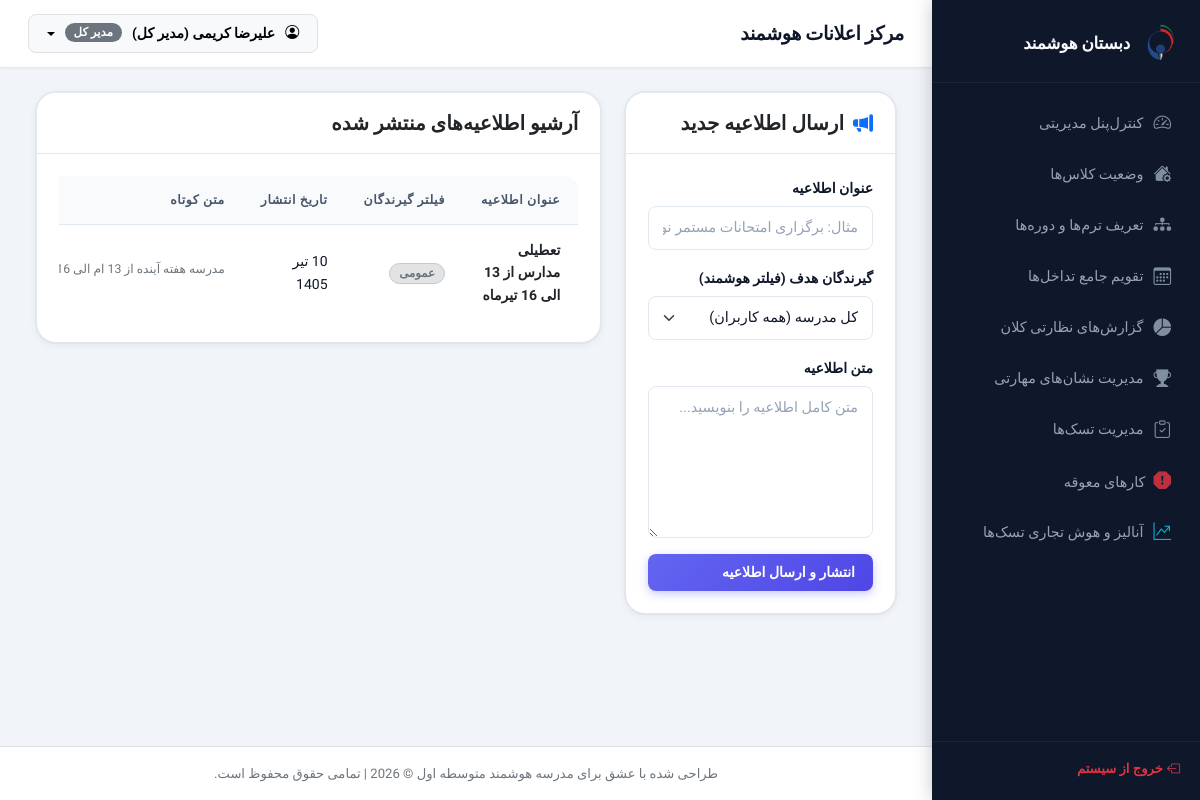
Screenshot of /operator/announcements.php (signed in) with the database file from the repository.
### tables this page shows
CREATE TABLE `announcements` (
  `id` int(11) NOT NULL,
  `title` varchar(255) NOT NULL,
  `content` text NOT NULL,
  `target_role` varchar(50) DEFAULT 'all',
  `created_at` timestamp NOT NULL DEFAULT current_timestamp()
);

### config/helpers.php (called while the page is built, shortened)
<?php
function to_shamsi($gregorian_date_str) {
    $timestamp = strtotime($gregorian_date_str);
    $months = [
        1 => "فروردین", 2 => "اردیبهشت", 3 => "خرداد", 4 => "تیر", 5 => "مرداد", 6 => "شهریور",
        7 => "مهر", 8 => "آبان", 9 => "آذر", 10 => "دی", 11 => "بهمن", 12 => "اسفند"
    ];
    $gy = date('Y', $timestamp);
    $gm = date('n', $timestamp);
    $gd = date('j', $timestamp);
    $jalali = gregorian_to_jalali_array($gy, $gm, $gd);
    return $jalali['d'] . ' ' . $months[$jalali['m']] . ' ' . $jalali['y'];
}
function gregorian_to_jalali_array($gy, $gm, $gd) {
    $g_d_m = [0, 31, 59, 90, 120, 151, 181, 212, 243, 273, 304, 334];
    $gy = (int)$gy;
    $gm = (int)$gm;
    $gd = (int)$gd;
    if ($gy > 1600) {
        $jy = 979;
        $gy -= 1600;
    } else {
        $jy = 0;
        $gy -= 621;
    }
    $gy2 = ($gm > 2) ? ($gy + 1) : $gy;
    $days = (365 * $gy) + (int)(($gy2 + 3) / 4) - (int)(($gy2 + 99) / 100) + (int)(($gy2 + 399) / 400) - 80 + $gd + $g_d_m[$gm - 1];
    $jy += 33 * (int)($days / 12053);
    $days %= 12053;
    $jy += 4 * (int)($days / 1461);
    $days %= 1461;
    $jy += (int)(($days - 1) / 365);
    if ($days > 365) {
        $days = ($days - 1) % 365;
    }
    if ($days < 186) {
        $jm = 1 + (int)($days / 31);
        $jd = 1 + ($days % 31);
    } else {
        $jm = 7 + (int)(($days - 186) / 30);
        $jd = 1 + (($days - 186) % 30);
    }
    return ['y' => $jy, 'm' => $jm, 'd' => $jd];
}
?>

### operator/announcements.php (the view, shortened to what this page needs)
<?php
require_once '../includes/header.php';
try {
    $announcements = $pdo->query("SELECT * FROM announcements ORDER BY created_at DESC")->fetchAll();
} catch (PDOException $e) {
    die("خطا در بارگذاری اطلاعیه‌ها: " . $e->getMessage());
}
?>
<div class="container-fluid">
    <div class="row g-4">
        <div class="col-lg-4">
            <div class="card border-0 shadow-sm rounded-3">
                <div class="card-header bg-white py-3">
                    <h5 class="fw-bold mb-0"><i class="bi bi-megaphone-fill text-primary me-1"></i> ارسال اطلاعیه جدید</h5>
                </div>
                <div class="card-body">
                    <form method="POST" action="">
                        <div class="mb-3">
                            <label class="form-label">عنوان اطلاعیه</label>
                            <input type="text" name="title" class="form-control" placeholder="مثال: برگزاری امتحانات مستمر نوبت دوم" required>
                        </div>
                        <div class="mb-3">
                            <label class="form-label">گیرندگان هدف (فیلتر هوشمند)</label>
                            <select name="target_role" class="form-select" required>
                                <option value="all">کل مدرسه (همه کاربران)</option>
                            </select>
                        </div>
                        <div class="mb-3">
                            <label class="form-label">متن اطلاعیه</label>
                            <textarea name="content" class="form-control" rows="6" placeholder="متن کامل اطلاعیه را بنویسید..." required></textarea>
                        </div>
                        <button type="submit" class="btn btn-primary w-100 fw-bold">انتشار و ارسال اطلاعیه</button>
                    </form>
                </div>
            </div>
        </div>
        <div class="col-lg-8">
            <div class="card border-0 shadow-sm rounded-3">
                <div class="card-header bg-white py-3">
                    <h5 class="fw-bold mb-0">آرشیو اطلاعیه‌های منتشر شده</h5>
                </div>
                <div class="card-body p-0">
                    <?php if (empty($announcements)): ?>
                        <div class="text-center py-5">
                            <i class="bi bi-megaphone fs-1 text-secondary mb-2"></i>
                            <p class="text-secondary mb-0">هنوز هیچ اطلاعیه‌ای ارسال نشده است.</p>
                        </div>
                    <?php else: ?>
                        <div class="table-responsive">
                            <table class="table custom-table mb-0">
                                <thead>
                                    <tr>
                                        <th>عنوان اطلاعیه</th>
                                        <th>فیلتر گیرندگان</th>
                                        <th>تاریخ انتشار</th>
                                        <th>متن کوتاه</th>
                                    </tr>
                                </thead>
                                <tbody>
                                    <?php foreach ($announcements as $ann): ?>
                                        <tr>
                                            <td class="fw-bold text-dark"><?= htmlspecialchars($ann['title']) ?></td>
                                            <td>
                                                <span class="badge bg-secondary-subtle text-secondary border border-secondary-subtle">
                                                    <?php
                                                        switch($ann['target_role']) {
                                                            case 'all': echo 'عمومی'; break;
                                                        }
                                                    ?>
                                                </span>
                                            </td>
                                            <td><?= to_shamsi($ann['created_at']) ?></td>
                                            <td>
                                                <span class="text-secondary small d-inline-block text-truncate" style="max-width: 250px;" title="<?= htmlspecialchars($ann['content']) ?>">
                                                </span>
                                            </td>
                                        </tr>
                                    <?php endforeach; ?>
                                </tbody>
                            </table>
                        </div>
                    <?php endif; ?>
                </div>
            </div>
        </div>
    </div>
</div>
<?php require_once '../includes/footer.php'; ?>

### assets/css/style.css (style rules this page uses)
:root { --sidebar-bg: #0F172A; --sidebar-hover: rgba(99, 102, 241, 0.12); --sidebar-text: #94A3B8; --sidebar-active-text: #FFFFFF; --sidebar-active-bg: rgba(99, 102, 241, 0.2); --sidebar-active-border:#6366F1; --sidebar-width: 268px; --body-bg: #F1F5F9; --card-bg: #FFFFFF; --card-bg-alt: #F8FAFC; --text-primary: #0F172A; --text-secondary: #475569; --text-muted: #94A3B8; --primary: #6366F1; --primary-hover: #4F46E5; --primary-light: rgba(99, 102, 241, 0.1); --primary-subtle: #EEF2FF; --accent: #F97316; --accent-hover: #EA6C00; --accent-light: rgba(249, 115, 22, 0.1); --success: #10B981; --success-light: rgba(16, 185, 129, 0.1); --danger: #EF4444; --danger-light: rgba(239, 68, 68, 0.1); --warning: #F59E0B; --warning-light: rgba(245, 158, 11, 0.1); --info: #3B82F6; --info-light: rgba(59, 130, 246, 0.1); --border: #E2E8F0; --border-strong: #CBD5E1; --shadow-xs: 0 1px 2px rgba(0,0,0,.04); --shadow-sm: 0 2px 8px rgba(0,0,0,.06), 0 0 0 1px rgba(0,0,0,.04); --shadow-md: 0 4px 16px rgba(0,0,0,.08), 0 0 0 1px rgba(0,0,0,.04); --shadow-lg: 0 8px 32px rgba(0,0,0,.10), 0 0 0 1px rgba(0,0,0,.04); --shadow-clay: 4px 4px 0px rgba(99,102,241,.18), 0 4px 16px rgba(99,102,241,.12); --radius-sm: 8px; --radius-md: 14px; --radius-lg: 20px; --radius-xl: 28px; --radius-pill: 999px; --ease: cubic-bezier(0.25, 0.8, 0.25, 1); --transition: 0.22s var(--ease); }
*, *::before, *::after { box-sizing: border-box; }
html { scroll-behavior: smooth; }
body { font-family: 'Vazirmatn', system-ui, sans-serif; background-color: var(--body-bg); color: var(--text-primary); direction: rtl; overflow-x: hidden; -webkit-font-smoothing: antialiased; font-size: 15px; line-height: 1.6; }
.card { border-radius: var(--radius-lg) !important; border: 1px solid var(--border) !important; box-shadow: var(--shadow-sm) !important; transition: box-shadow var(--transition), transform var(--transition); overflow: hidden; }
.card-header { background-color: var(--card-bg) !important; border-bottom: 1px solid var(--border) !important; padding: 18px 22px !important; }
.card-body { padding: 22px !important; }
.custom-table { border-radius: var(--radius-md); overflow: hidden; background-color: var(--card-bg); width: 100%; border-collapse: separate; border-spacing: 0; }
.custom-table thead th { background-color: var(--card-bg-alt); color: var(--text-secondary); font-weight: 600; font-size: 0.78rem; text-transform: uppercase; letter-spacing: 0.6px; border-bottom: 1px solid var(--border); padding: 14px 18px; white-space: nowrap; }
.custom-table tbody td { padding: 14px 18px; border-bottom: 1px solid var(--border); vertical-align: middle; color: var(--text-primary); font-size: 0.875rem; transition: background var(--transition); }
.custom-table tbody tr:last-child td { border-bottom: none; }
.form-label { font-weight: 600; font-size: 0.875rem; color: var(--text-primary); margin-bottom: 7px; }
.form-control, .form-select { border: 1.5px solid var(--border); border-radius: var(--radius-sm); padding: 10px 14px; font-size: 0.9rem; font-family: 'Vazirmatn', sans-serif; transition: border-color var(--transition), box-shadow var(--transition); background-color: var(--card-bg); color: var(--text-primary); }
.form-control::placeholder { color: var(--text-muted); }
.btn { border-radius: var(--radius-sm); padding: 9px 18px; font-weight: 600; font-size: 0.875rem; font-family: 'Vazirmatn', sans-serif; transition: all var(--transition); cursor: pointer; display: inline-flex; align-items: center; gap: 6px; border: none; line-height: 1.4; }
.btn-primary { background: linear-gradient(135deg, var(--primary) 0%, var(--primary-hover) 100%); color: white; box-shadow: 0 3px 10px rgba(99,102,241,.35); }
.badge { font-family: 'Vazirmatn', sans-serif; font-weight: 600; font-size: 0.73rem; padding: 4px 9px; border-radius: var(--radius-pill); letter-spacing: 0; }
.container-fluid { animation: fadeInUp 0.25s var(--ease); }

### rows the page displays
announcements: title "تعطیلی مدارس از 13 الی 16 تیرماه", target_role "عمومی", created_at "10 تیر 1405"

### other values shown
$currentUser['full_name'] "علیرضا کریمی (مدیر کل)"
get_role_fa($currentUser['role']) "مدیر کل"
